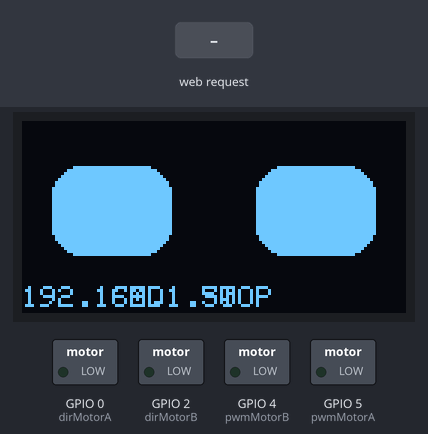
Recording of a sketch running on a simulated ESP8266 (NodeMCU). Shown: 128×64 one-colour display, switched loads named in the sketch (green lamp = pin HIGH). Inputs (shaded band) come from the test bench. WiFi joins after 1.5 s; servers stay silent unless stated.

Above: at 11.8 s.
11.9 s: HTTP request GET /cmd?action=FORWARD received
At 12.7 s:
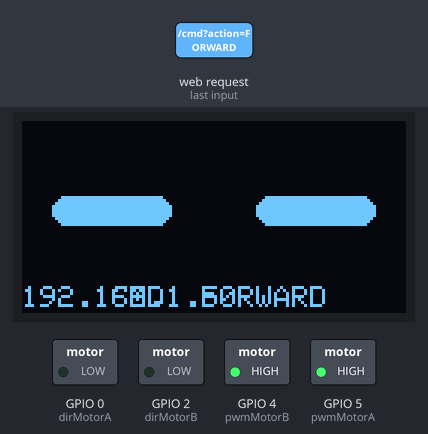
14.3 s: HTTP request GET /cmd?action=BACKWARD received
At 14.9 s:
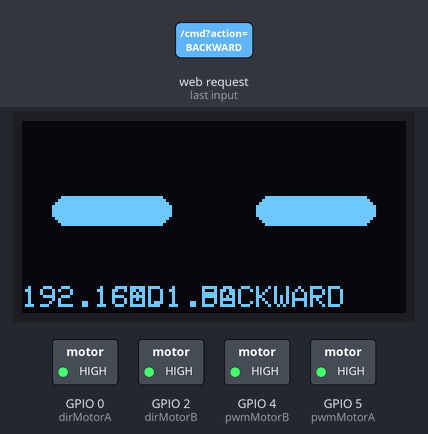
16.8 s: HTTP request GET /cmd?action=LEFT received
At 18.2 s:
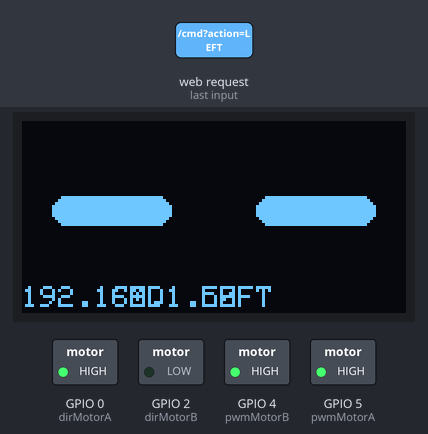
19.0 s: HTTP request GET /cmd?action=RIGHT received
At 20.4 s:
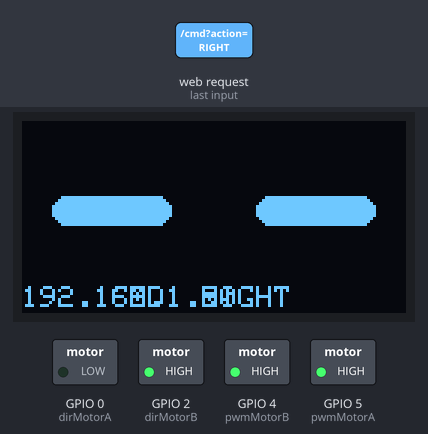
21.2 s: HTTP request GET /cmd?action=1 received
At 22.7 s:
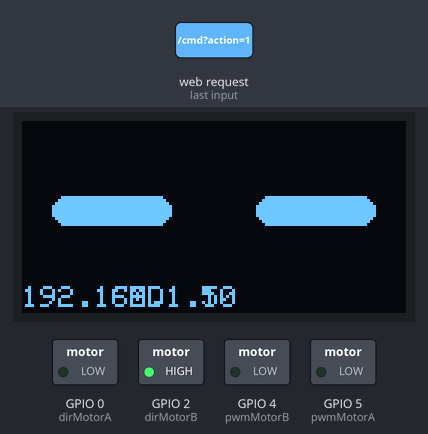
23.5 s: HTTP request GET /estop received
At 24.7 s:
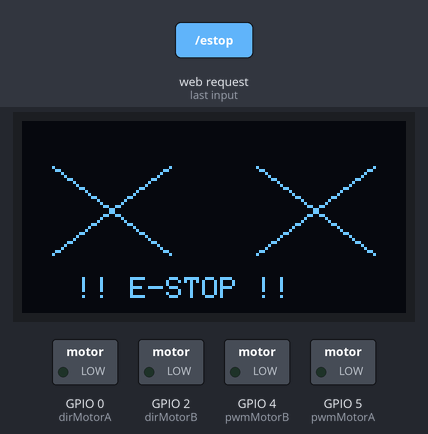
Timing chart, 0 to 26.1 s (numbered marks = the images above; inputs shaded):
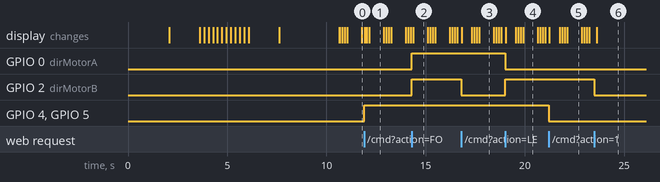

Measured:
- after the input at 11.9 s, GPIO 4 (pwmMotorB), GPIO 5 (pwmMotorA): LOW → HIGH at once; the display: first changes at once (image 1 shows a later state)
- after the input at 14.3 s, GPIO 0 (dirMotorA), GPIO 2 (dirMotorB): LOW → HIGH at once; the display: changes after 0.08 s (image 2)
- after the input at 16.8 s, GPIO 2 (dirMotorB): HIGH → LOW at once; the display: first changes at once (image 3 shows a later state)
- after the input at 19.0 s, GPIO 0 (dirMotorA): HIGH → LOW at once; GPIO 2 (dirMotorB): LOW → HIGH at once; the display: first changes at once (image 4 shows a later state)
- after the input at 21.2 s, GPIO 4 (pwmMotorB), GPIO 5 (pwmMotorA): HIGH → LOW at once
- after the input at 23.5 s, GPIO 2 (dirMotorB): HIGH → LOW at once; the display: changes after 0.11 s (image 6)
- what the display in image 1 shows lasts 0.7 s, from 12.2 s to 12.9 s

The sketch:

RemoteBot.ino
```cpp
#include <Wire.h>
#include <Adafruit_GFX.h>
#include <Adafruit_SSD1306.h>
#include <ESP8266WiFi.h>
#include <ESP8266WebServer.h>

// ── WiFi credentials ──────────────────────────────────────────
const char* ssid     = "tushar";
const char* password = "tushar12";

ESP8266WebServer server(80);

// ── OLED ──────────────────────────────────────────────────────
#define SCREEN_WIDTH 128
#define SCREEN_HEIGHT 64
Adafruit_SSD1306 display(SCREEN_WIDTH, SCREEN_HEIGHT, &Wire, -1);

// ── Motor pins ────────────────────────────────────────────────
const int pwmMotorA = 5;  // D1
const int pwmMotorB = 4;  // D2
const int dirMotorA = 0;  // D3
const int dirMotorB = 2;  // D4

int motorSpeed = 700;
String currentCommand = "STOP";
bool emergencyStopped = false;   // 🚨 NEW: lock-out flag

// ═════════════════════════════════════════════════════════════
void setup() {
  Serial.begin(115200);

  pinMode(pwmMotorA, OUTPUT);
  pinMode(pwmMotorB, OUTPUT);
  pinMode(dirMotorA, OUTPUT);
  pinMode(dirMotorB, OUTPUT);

  Wire.begin(13, 12);
  display.begin(SSD1306_SWITCHCAPVCC, 0x3C);
  display.clearDisplay();

  startupSequence();
  connectWiFi();
  setupRoutes();
  server.begin();
}

// ─────────────────────────────────────────────────────────────
void loop() {
  server.handleClient();
  updateDisplay();
  animateEyesTick();
}

// ══ WiFi ═════════════════════════════════════════════════════
void connectWiFi() {
  display.clearDisplay();
  display.setTextSize(1);
  display.setCursor(10, 25);
  display.print("Connecting WiFi...");
  display.display();

  WiFi.begin(ssid, password);
  while (WiFi.status() != WL_CONNECTED) delay(500);

  display.clearDisplay();
  display.setTextSize(1);
  display.setCursor(0, 10);  display.print("Connected!");
  display.setCursor(0, 28);  display.print("Open browser:");
  display.setCursor(0, 44);  display.print(WiFi.localIP());
  display.display();
  delay(3000);
}

// ══ Web Routes ════════════════════════════════════════════════
void setupRoutes() {
  server.on("/", []() {
    server.send(200, "text/html", getControlPage());
  });

  server.on("/cmd", []() {
    if (server.hasArg("action")) {
      String action = server.arg("action");
      handleCommand(action);
      server.send(200, "text/plain", "OK");
    }
  });

  // 🚨 NEW: dedicated emergency stop route
  server.on("/estop", []() {
    emergencyStopHardware();
    server.send(200, "text/plain", "ESTOP");
  });

  // 🚨 NEW: reset emergency stop route
  server.on("/reset", []() {
    emergencyStopped = false;
    currentCommand = "STOP";
    server.send(200, "text/plain", "RESET");
  });
}

// ══ Commands ══════════════════════════════════════════════════
void handleCommand(String cmd) {
  // 🚨 Block all movement while emergency stop is active
  if (emergencyStopped) return;

  cmd.toUpperCase();
  currentCommand = cmd;

  if      (cmd == "FORWARD")  forward();
  else if (cmd == "BACKWARD") backward();
  else if (cmd == "LEFT")     turnLeft();
  else if (cmd == "RIGHT")    turnRight();
  else                        stopCar();
}

// 🚨 NEW: hardware-level emergency stop
void emergencyStopHardware() {
  emergencyStopped = true;
  currentCommand   = "E-STOP";
  // Cut power to both motors immediately
  analogWrite(pwmMotorA, 0);
  analogWrite(pwmMotorB, 0);
  digitalWrite(dirMotorA, LOW);
  digitalWrite(dirMotorB, LOW);
}

// ══ Motors ════════════════════════════════════════════════════
void forward() {
  digitalWrite(dirMotorA, LOW);  digitalWrite(dirMotorB, LOW);
  analogWrite(pwmMotorA, motorSpeed);  analogWrite(pwmMotorB, motorSpeed);
}
void backward() {
  digitalWrite(dirMotorA, HIGH); digitalWrite(dirMotorB, HIGH);
  analogWrite(pwmMotorA, motorSpeed);  analogWrite(pwmMotorB, motorSpeed);
}
void turnLeft() {
  digitalWrite(dirMotorA, HIGH); digitalWrite(dirMotorB, LOW);
  analogWrite(pwmMotorA, motorSpeed);  analogWrite(pwmMotorB, motorSpeed);
}
void turnRight() {
  digitalWrite(dirMotorA, LOW);  digitalWrite(dirMotorB, HIGH);
  analogWrite(pwmMotorA, motorSpeed);  analogWrite(pwmMotorB, motorSpeed);
}
void stopCar() {
  analogWrite(pwmMotorA, 0);
  analogWrite(pwmMotorB, 0);
}

// ══ OLED Display ══════════════════════════════════════════════
void updateDisplay() {
  display.setTextSize(1);
  display.setTextColor(WHITE);
  display.setCursor(30, 55);
  display.print("CMD: ");
  display.print(currentCommand);
  display.display();
}

unsigned long lastEyeUpdate = 0;
int eyePhase = 0;
int eyeHeights[] = {30, 10, 3, 10};
int eyeDelays[]  = {700, 120, 120, 120};

void animateEyesTick() {
  // 🚨 Show X eyes when emergency stopped
  if (emergencyStopped) { drawXEyes(); return; }

  if (millis() - lastEyeUpdate > eyeDelays[eyePhase]) {
    lastEyeUpdate = millis();
    drawEyes(eyeHeights[eyePhase]);
    eyePhase = (eyePhase + 1) % 4;
  }
}

void drawEyes(int height) {
  display.clearDisplay();
  int eyeWidth = 40;
  display.fillRoundRect(10, 15 + (30 - height) / 2, eyeWidth, height, 10, WHITE);
  display.fillRoundRect(78, 15 + (30 - height) / 2, eyeWidth, height, 10, WHITE);
  display.setTextSize(1);
  display.setCursor(0, 55);
  display.print(WiFi.localIP());
}

// 🚨 NEW: X eyes on emergency stop
void drawXEyes() {
  display.clearDisplay();
  // Left X eye
  display.drawLine(10, 15, 49, 44, WHITE);
  display.drawLine(49, 15, 10, 44, WHITE);
  // Right X eye
  display.drawLine(78, 15, 117, 44, WHITE);
  display.drawLine(117, 15, 78, 44, WHITE);
  // Warning text
  display.setTextSize(1);
  display.setCursor(18, 52);
  display.print("!! E-STOP !!");
  display.display();
}

// ══ Startup ═══════════════════════════════════════════════════
void startupSequence() {
  display.clearDisplay();
  display.setTextSize(2);
  display.setTextColor(WHITE);
  display.setCursor(20, 20);
  display.print("WELCOME");
  display.display();
  delay(2000);

  display.clearDisplay();
  display.setTextSize(1);
  display.setCursor(10, 25); display.print("Service Robot");
  display.setCursor(15, 40); display.print("Starting...");
  display.display();
  delay(1500);

  loadingAnimation();
}

void loadingAnimation() {
  for (int i = 0; i <= 100; i += 10) {
    display.clearDisplay();
    display.setTextSize(1);
    display.setCursor(40, 10);
    display.print("Loading");
    display.drawRect(14, 30, 100, 10, WHITE);
    display.fillRect(14, 30, i, 10, WHITE);
    display.display();
    delay(200);
  }
}

// ══ HTML Controller Page ══════════════════════════════════════
String getControlPage() {
  return R"rawhtml(
<!DOCTYPE html>
<html>
<head>
  <meta charset="UTF-8">
  <title>🚗 Car Controller</title>
  <style>
    * { box-sizing: border-box; margin: 0; padding: 0; }
    body {
      background: #0f0f1a;
      color: #fff;
      font-family: 'Segoe UI', sans-serif;
      display: flex;
      flex-direction: column;
      align-items: center;
      justify-content: center;
      min-height: 100vh;
      gap: 20px;
    }
    h1 { font-size: 1.8rem; letter-spacing: 3px; color: #00e5ff; }

    #status {
      font-size: 1rem; color: #aaa;
      background: #1a1a2e;
      padding: 8px 24px;
      border-radius: 20px;
    }
    #status span { color: #00e5ff; font-weight: bold; }

    /* 🚨 Emergency banner — hidden by default */
    #estop-banner {
      display: none;
      background: #ff000022;
      border: 2px solid #ff4444;
      border-radius: 12px;
      padding: 10px 30px;
      color: #ff4444;
      font-size: 1.1rem;
      font-weight: bold;
      letter-spacing: 2px;
      animation: pulse 0.8s infinite alternate;
    }
    @keyframes pulse { from { opacity: 1; } to { opacity: 0.4; } }

    .grid {
      display: grid;
      grid-template-columns: repeat(3, 80px);
      grid-template-rows: repeat(3, 80px);
      gap: 10px;
    }
    .btn {
      background: #1a1a2e;
      border: 2px solid #00e5ff33;
      border-radius: 14px;
      color: #00e5ff;
      font-size: 1.6rem;
      cursor: pointer;
      transition: background 0.1s, transform 0.1s;
      display: flex; align-items: center; justify-content: center;
      user-select: none;
    }
    .btn:active, .btn.active {
      background: #00e5ff22;
      border-color: #00e5ff;
      transform: scale(0.95);
    }
    .btn.disabled {
      opacity: 0.3;
      cursor: not-allowed;
      pointer-events: none;
    }

    /* 🚨 E-STOP button */
    #btn-ESTOP {
      grid-column: 1 / 4;
      width: 100%;
      height: 70px;
      background: #330000;
      border: 2px solid #ff4444;
      border-radius: 14px;
      color: #ff4444;
      font-size: 1.1rem;
      font-weight: bold;
      letter-spacing: 2px;
      cursor: pointer;
      transition: background 0.1s;
      display: flex; align-items: center; justify-content: center;
      gap: 10px;
    }
    #btn-ESTOP:hover  { background: #550000; }
    #btn-ESTOP:active { background: #ff000033; transform: scale(0.98); }

    /* Reset button */
    #btn-RESET {
      background: #003300;
      border: 2px solid #44ff44;
      border-radius: 14px;
      color: #44ff44;
      font-size: 0.85rem;
      font-weight: bold;
      letter-spacing: 1px;
      padding: 10px 28px;
      cursor: pointer;
      display: none;    /* shown only after E-STOP */
    }
    #btn-RESET:hover { background: #004400; }

    .hint { font-size: 0.8rem; color: #555; letter-spacing: 1px; }
  </style>
</head>
<body>
  <h1>🚗 CAR CONTROL</h1>
  <div id="status">Command: <span id="cmd">STOP</span></div>
  <div id="estop-banner">🚨 EMERGENCY STOP ACTIVE 🚨</div>

  <div class="grid">
    <div></div>
    <button class="btn" id="btn-FORWARD"  ontouchstart="send('FORWARD')"  ontouchend="send('STOP')">▲</button>
    <div></div>
    <button class="btn" id="btn-LEFT"     ontouchstart="send('LEFT')"     ontouchend="send('STOP')">◄</button>
    <button class="btn" id="btn-STOP"                                     onclick="send('STOP')">■</button>
    <button class="btn" id="btn-RIGHT"    ontouchstart="send('RIGHT')"    ontouchend="send('STOP')">►</button>
    <div></div>
    <button class="btn" id="btn-BACKWARD" ontouchstart="send('BACKWARD')" ontouchend="send('STOP')">▼</button>
    <div></div>
  </div>

  <!-- 🚨 Emergency stop button (full width) -->
  <button id="btn-ESTOP" onclick="emergencyStop()">🚨 EMERGENCY STOP &nbsp;[I]</button>
  <button id="btn-RESET" onclick="resetStop()">✅ RESET &amp; RESUME</button>

  <div class="hint">W A S D · Arrow keys · Hold to move &nbsp;|&nbsp; I = Emergency Stop</div>

<script>
  const keyMap = {
    'w': 'FORWARD',  'ArrowUp':    'FORWARD',
    's': 'BACKWARD', 'ArrowDown':  'BACKWARD',
    'a': 'LEFT',     'ArrowLeft':  'LEFT',
    'd': 'RIGHT',    'ArrowRight': 'RIGHT'
  };

  let active = null;
  let stopped = false;

  // ── Normal send ─────────────────────────────────────────────
  function send(action) {
    if (stopped) return;                         // 🚨 blocked
    document.getElementById('cmd').textContent = action;
    document.querySelectorAll('.btn').forEach(b => b.classList.remove('active'));
    const b = document.getElementById('btn-' + action);
    if (b) b.classList.add('active');
    fetch('/cmd?action=' + action).catch(() => {});
  }

  // 🚨 Emergency stop ─────────────────────────────────────────
  function emergencyStop() {
    stopped = true;
    active  = null;

    // Update UI
    document.getElementById('cmd').textContent = '🚨 E-STOP';
    document.getElementById('estop-banner').style.display = 'block';
    document.getElementById('btn-RESET').style.display    = 'block';

    // Disable all movement buttons
    ['FORWARD','BACKWARD','LEFT','RIGHT','STOP'].forEach(id => {
      const b = document.getElementById('btn-' + id);
      if (b) b.classList.add('disabled');
    });

    // Hit the dedicated /estop route for instant hardware stop
    fetch('/estop').catch(() => {});
  }

  // ✅ Reset ───────────────────────────────────────────────────
  function resetStop() {
    stopped = false;

    document.getElementById('cmd').textContent = 'STOP';
    document.getElementById('estop-banner').style.display = 'none';
    document.getElementById('btn-RESET').style.display    = 'none';

    ['FORWARD','BACKWARD','LEFT','RIGHT','STOP'].forEach(id => {
      const b = document.getElementById('btn-' + id);
      if (b) b.classList.remove('disabled');
    });

    fetch('/reset').catch(() => {});
  }

  // ── Keyboard ────────────────────────────────────────────────
  document.addEventListener('keydown', e => {
    // 🚨 I key → emergency stop
    if (e.key === 'i' || e.key === 'I') { emergencyStop(); return; }

    const cmd = keyMap[e.key];
    if (cmd && active !== cmd) { active = cmd; send(cmd); }
  });

  document.addEventListener('keyup', e => {
    if (keyMap[e.key]) { active = null; send('STOP'); }
  });
</script>
</body>
</html>
)rawhtml";
}
```
